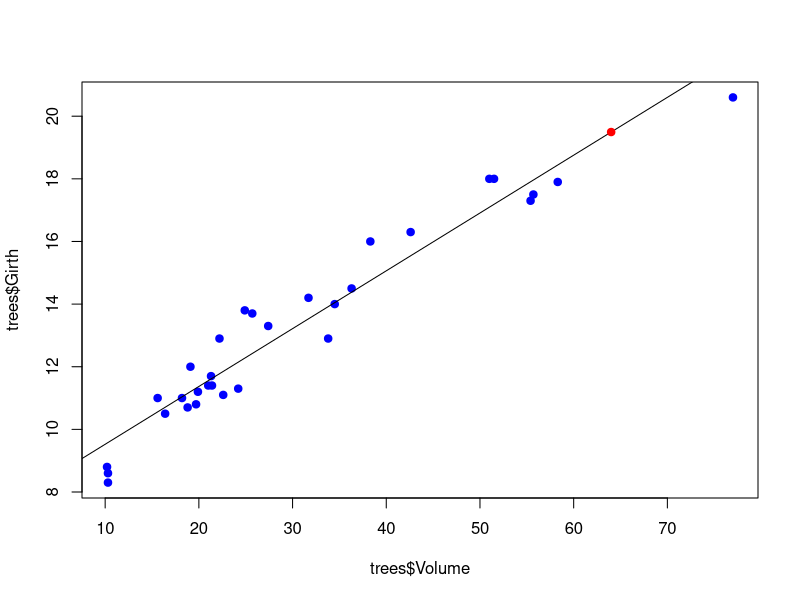

Here is the R script that generated this plot:
# Inicia link com o dataset
attach(trees)

# Gera modelo de regressão para explicar Circunferencia em função de Volume
fit <- lm(Girth ~ Volume)

# Gera dataframe com valor a estimar, com apenas 1 observação
newdata <- data.frame(Volume=64)

# Faz a predição
predict(fit, newdata, interval="predict")

# Guarda resultado para plotar
ptoX <- 64
ptoY <- predict(fit, newdata, interval="predict")[1]

# Retira o link com o dataset
detach(trees)

# Plotando a reta de regressão juntamente com os dados do modelo
plot(trees$Volume, trees$Girth, col='blue', pch=19)
abline(fit)

# Plota ponto estimado de vermelho
points(ptoX, ptoY, col='red', pch=19)